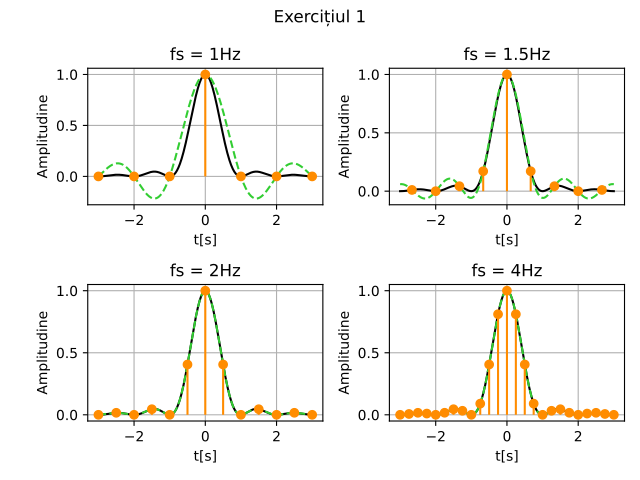

The Python source for this figure:
import numpy as np
import matplotlib.pyplot as plt

fig, axs = plt.subplots(2, 2)
fig.suptitle('Exercițiul 1')

B = 1
# pentru ca functia reconstruita sa arate corect fs >= 2B
# pentru B < 0.5 toate graficele arata corect

t = np.linspace(-3, 3, 1000)
x = np.sinc(B * t) ** 2 # sinc(x) = sin(pix) / pix

fss = [1, 1.5, 2, 4]

for ax, fs in zip(axs.flat, fss):
    Ts = 1 / fs

    te = np.arange(-np.floor(3 / Ts), np.floor(3 / Ts) + 1) * Ts
    
    xe = np.sinc(B * te) ** 2
    sincs = np.sinc((t.reshape(len(t), 1) - te) / Ts)
    
    xr = sincs @ xe

    ax.plot(t, x, color='black')
    ax.plot(t, xr, '--', color='limegreen')
    ax.stem(te, xe, linefmt='darkorange', markerfmt='o', basefmt=' ')

    ax.set_title(f'fs = {fs}Hz')
    ax.set_xlabel('t[s]')
    ax.set_ylabel('Amplitudine')
    ax.grid(True)

plt.tight_layout()
plt.savefig('lab/06/ex1.pdf')
plt.show()
